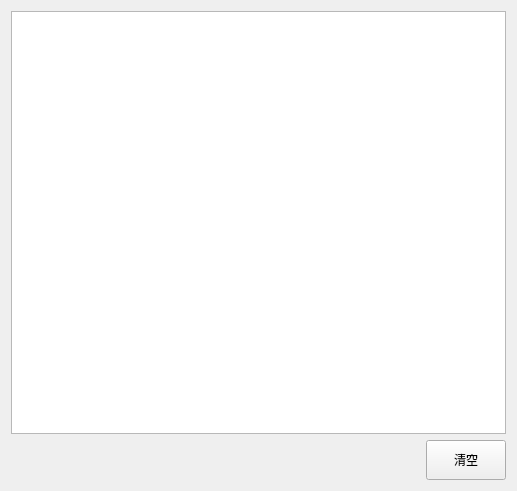
<?xml version="1.0" encoding="UTF-8"?>
<ui version="4.0">
 <class>ELTotal</class>
 <widget class="QWidget" name="ELTotal">
  <property name="geometry">
   <rect>
    <x>0</x>
    <y>0</y>
    <width>517</width>
    <height>491</height>
   </rect>
  </property>
  <property name="windowTitle">
   <string>Form</string>
  </property>
  <layout class="QGridLayout" name="gridLayout">
   <item row="0" column="0">
    <layout class="QVBoxLayout" name="verticalLayout">
     <item>
      <widget class="TotalTableWidget" name="Table_Widget"/>
     </item>
     <item>
      <layout class="QHBoxLayout" name="horizontalLayout">
       <item>
        <spacer name="horizontalSpacer">
         <property name="orientation">
          <enum>Qt::Horizontal</enum>
         </property>
         <property name="sizeHint" stdset="0">
          <size>
           <width>40</width>
           <height>20</height>
          </size>
         </property>
        </spacer>
       </item>
       <item>
        <widget class="QPushButton" name="Btn_Clear">
         <property name="minimumSize">
          <size>
           <width>80</width>
           <height>40</height>
          </size>
         </property>
         <property name="text">
          <string>清空</string>
         </property>
        </widget>
       </item>
      </layout>
     </item>
    </layout>
   </item>
  </layout>
 </widget>
 <customwidgets>
  <customwidget>
   <class>TotalTableWidget</class>
   <extends>QTableWidget</extends>
   <header>TotalTableWidget.h</header>
  </customwidget>
 </customwidgets>
 <resources/>
 <connections/>
</ui>
